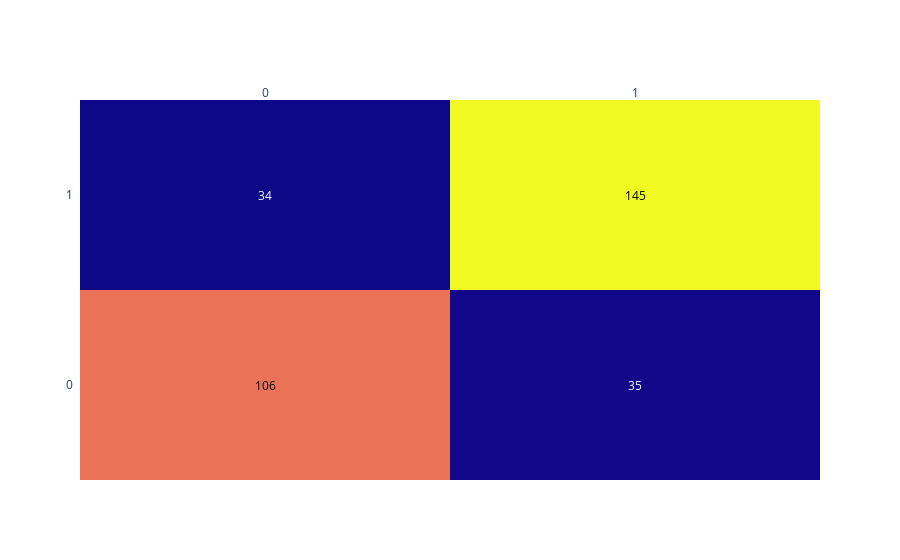

Notebook code cell kept with this figure:
### Code cell
# confusion matrix using plotly
import plotly.figure_factory as ff
fig=ff.create_annotated_heatmap(cm,x=["0","1"],y=["0","1"])
fig.show()

### Figure 1 — Plotly figure (JSON) as saved in the notebook; plotly's stock layout.template omitted (floating-point values rounded to 4 significant figures)
{"data": [{"colorscale": [[0, "#0d0887"], [0.1111, "#46039f"], [0.2222, "#7201a8"], [0.3333, "#9c179e"], [0.4444, "#bd3786"], [0.5556, "#d8576b"], [0.6667, "#ed7953"], [0.7778, "#fb9f3a"], [0.8889, "#fdca26"], [1, "#f0f921"]], "reversescale": false, "showscale": false, "type": "heatmap", "x": ["0", "1"], "y": ["0", "1"], "z": [[106, 35], [34, 145]]}], "layout": {"annotations": [{"font": {"color": "#000000"}, "showarrow": false, "text": "106", "x": "0", "xref": "x", "y": "0", "yref": "y"}, {"font": {"color": "#FFFFFF"}, "showarrow": false, "text": "35", "x": "1", "xref": "x", "y": "0", "yref": "y"}, {"font": {"color": "#FFFFFF"}, "showarrow": false, "text": "34", "x": "0", "xref": "x", "y": "1", "yref": "y"}, {"font": {"color": "#000000"}, "showarrow": false, "text": "145", "x": "1", "xref": "x", "y": "1", "yref": "y"}], "xaxis": {"dtick": 1, "gridcolor": "rgb(0, 0, 0)", "side": "top", "ticks": ""}, "yaxis": {"dtick": 1, "ticks": "", "ticksuffix": "  "}}}
